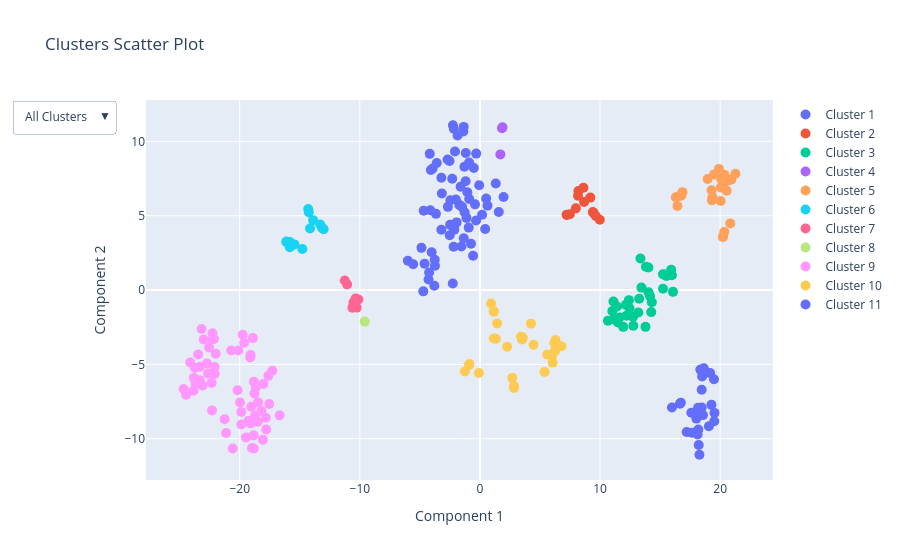

This figure's notebook cell:
### Code cell
fig

### Figure 1 — Plotly figure (JSON) as saved in the notebook; plotly's stock layout.template omitted (floating-point values rounded to 4 significant figures; data arrays with more than 128 entries replaced by an {"elided": "..."} marker saying what was removed)
{"data": [{"hoverinfo": "text", "hovertemplate": "%{text}<extra></extra>", "marker": {"size": 10}, "mode": "markers", "name": "Cluster 1", "text": [["ah", "INTJ"], ["alors", "ADV"], ["après", "ADV"], ["bah", "INTJ"], ["ben", "INTJ"], ["bon", "INTJ"], ["bref", "INTJ"], ["donc", "ADV"], ["enfin", "INTJ"], ["ensuite", "ADV"], ["euh", "INTJ"], ["finalement", "ADV"], ["franchement", "ADV"], ["genre", "INTJ"], ["hein", "INTJ"], ["hum", "INTJ"], ["justement", "ADV"], ["mh", "INTJ"], ["non", "ADV"], ["non", "INTJ"], ["oh", "INTJ"], ["ouais", "INTJ"], ["oui", "INTJ"], ["quoi", "INTJ"], ["voilà", "INTJ"], ["voilà", "VERB"]], "type": "scatter", "x": [18.02, 18.46, 18.79, 18.15, 18.47, 18.16, 19.51, 18.5, 16.73, 18.35, 18.57, 18.64, 19.16, 16.65, 17.64, 19.27, 19.48, 18.21, 18.12, 19.06, 17.6, 18.18, 15.98, 17.21, 19.53, 18.28], "y": [-8.644, -6.702, -5.495, -8.104, -7.897, -7.91, -8.827, -5.815, -7.571, -5.348, -8.41, -5.258, -5.586, -7.641, -9.588, -7.72, -5.993, -10.42, -9.71, -9.159, -8.251, -9.384, -7.903, -9.544, -8.26, -11.08]}, {"hoverinfo": "text", "hovertemplate": "%{text}<extra></extra>", "marker": {"size": 10}, "mode": "markers", "name": "Cluster 2", "text": [["ce", "PRON"], ["en", "PRON"], ["eux", "PRON"], ["lui", "PRON"], ["moi", "PRON"], ["ne", "ADV"], ["nous", "PRON"], ["on", "PRON"], ["soi", "PRON"], ["toi", "PRON"], ["vous", "PRON"], ["y", "PRON"], ["ça", "PRON"]], "type": "scatter", "x": [7.245, 9.45, 8.672, 7.983, 8.166, 9.979, 9.189, 7.487, 9.402, 8.195, 8.617, 9.64, 7.213], "y": [5.045, 5.196, 5.927, 5.497, 6.343, 4.73, 6.219, 5.097, 5.252, 6.655, 6.878, 4.981, 5.065]}, {"hoverinfo": "text", "hovertemplate": "%{text}<extra></extra>", "marker": {"size": 10}, "mode": "markers", "name": "Cluster 3", "text": [["après", "ADP"], ["beaucoup", "ADV"], ["bien", "ADV"], ["comme", "SCONJ"], ["comment", "ADV"], ["dès", "ADP"], ["déjà", "ADV"], ["forcément", "ADV"], ["jamais", "ADV"], ["juste", "ADV"], ["là", "ADV"], ["maintenant", "ADV"], ["même", "ADV"], ["où", "ADV"], ["où", "PRON"], ["pas", "ADV"], ["peut-être", "ADV"], ["plus", "ADV"], ["plutôt", "ADV"], ["pourquoi", "ADV"], ["puisque", "SCONJ"], ["quand", "SCONJ"], ["que", "PRON"], ["que", "SCONJ"], ["qui", "PRON"], ["si", "SCONJ"], ["souvent", "ADV"], ["surtout", "ADV"], ["toujours", "ADV"], ["tout", "ADV"], ["trop", "ADV"], ["vraiment", "ADV"]], "type": "scatter", "x": [15.24, 11.11, 11.41, 15.98, 14.04, 16.07, 12.16, 13.78, 10.66, 11.63, 13.26, 14.31, 12.19, 13.45, 14.03, 11.02, 12.77, 12.46, 11.93, 14.16, 15.92, 15.39, 13.82, 15.24, 13.36, 15.52, 14.26, 13.19, 11.15, 12.4, 12.75, 11.49], "y": [0.09364, -0.7702, -1.107, 1.002, -0.141, -0.119, -0.9938, -2.475, -2.064, -1.842, -0.5868, -0.8242, -1.73, 0.1657, 1.523, -1.414, -2.399, -1.229, -2.475, -0.4102, 1.368, 1.05, 1.566, 1.06, 2.126, 0.9513, -1.483, -1.503, -1.967, -0.6765, -1.801, -2.173]}, {"hoverinfo": "text", "hovertemplate": "%{text}<extra></extra>", "marker": {"size": 10}, "mode": "markers", "name": "Cluster 4", "text": [["avoir", "AUX"], ["faire", "AUX"], ["être", "AUX"]], "type": "scatter", "x": [1.876, 1.702, 1.841], "y": [10.95, 9.125, 10.89]}, {"hoverinfo": "text", "hovertemplate": "%{text}<extra></extra>", "marker": {"size": 10}, "mode": "markers", "name": "Cluster 5", "text": [["assez", "ADV"], ["avec", "ADP"], ["chez", "ADP"], ["comme", "ADP"], ["dans", "ADP"], ["de", "ADP"], ["devant", "ADP"], ["en", "ADP"], ["entre", "ADP"], ["et", "CCONJ"], ["hyper", "ADV"], ["mais", "CCONJ"], ["ni", "CCONJ"], ["ou", "CCONJ"], ["par", "ADP"], ["pendant", "ADP"], ["pour", "ADP"], ["que", "ADV"], ["sans", "ADP"], ["super", "ADV"], ["sur", "ADP"], ["très", "ADV"], ["vers", "ADP"], ["à", "ADP"]], "type": "scatter", "x": [16.3, 20.06, 19.36, 19.28, 20.93, 20.08, 21.27, 19.5, 18.96, 20.23, 16.86, 20.23, 20.84, 20.34, 19.9, 20.34, 20.05, 16.44, 19.32, 16.6, 20.69, 16.78, 20.54, 20.28], "y": [6.247, 6.894, 6.24, 6.716, 7.441, 7.466, 7.819, 7.78, 7.471, 3.567, 6.587, 3.59, 4.486, 3.906, 8.149, 7.761, 5.995, 5.655, 6.034, 6.327, 7.367, 6.367, 6.679, 7.151]}, {"hoverinfo": "text", "hovertemplate": "%{text}<extra></extra>", "marker": {"size": 10}, "mode": "markers", "name": "Cluster 6", "text": [["autre", "ADJ"], ["bon", "ADJ"], ["ce", "DET"], ["chaque", "DET"], ["du", "DET"], ["grand", "ADJ"], ["le", "DET"], ["même", "ADJ"], ["petit", "ADJ"], ["premier", "ADJ"], ["quelque", "DET"], ["son", "DET"], ["tout", "ADJ"], ["un", "DET"]], "type": "scatter", "x": [-15.82, -15.8, -13.89, -14.3, -13.01, -15.83, -13.3, -16.12, -15.45, -16.11, -14.25, -14.14, -14.78, -13.14], "y": [3.226, 2.928, 4.703, 5.447, 4.089, 2.884, 4.411, 3.237, 3.072, 3.266, 5.232, 4.141, 2.766, 4.173]}, {"hoverinfo": "text", "hovertemplate": "%{text}<extra></extra>", "marker": {"size": 10}, "mode": "markers", "name": "Cluster 7", "text": [["cinq", "NUM"], ["des", "DET"], ["deux", "NUM"], ["dix", "NUM"], ["les", "DET"], ["quatre", "NUM"], ["six", "NUM"], ["trois", "NUM"]], "type": "scatter", "x": [-10.26, -11.05, -10.47, -10.62, -11.25, -10.11, -10.35, -10.53], "y": [-1.178, 0.3749, -1.034, -1.186, 0.6489, -0.6313, -0.5644, -0.8399]}, {"hoverinfo": "text", "hovertemplate": "%{text}<extra></extra>", "marker": {"size": 10}, "mode": "markers", "name": "Cluster 8", "text": [["mille", "NUM"]], "type": "scatter", "x": [-9.596], "y": [-2.121]}, {"hoverinfo": "text", "hovertemplate": "%{text}<extra></extra>", "marker": {"size": 10}, "mode": "markers", "name": "Cluster 9", "text": [["__undefined__", "NOUN"], ["activité", "NOUN"], ["air", "NOUN"], ["ami", "NOUN"], ["amie", "NOUN"], ["année", "NOUN"], ["avion", "NOUN"], ["aéroport", "NOUN"], ["bout", "NOUN"], ["bus", "NOUN"], ["chien", "NOUN"], ["chose", "NOUN"], ["classe", "NOUN"], ["coup", "NOUN"], ["cours", "NOUN"], ["côté", "NOUN"], ["droit", "NOUN"], ["début", "NOUN"], ["enfant", "NOUN"], ["fac", "NOUN"], ["fille", "NOUN"], ["final", "NOUN"], ["fois", "NOUN"], ["frère", "NOUN"], ["gens", "NOUN"], ["heure", "NOUN"], ["histoire", "NOUN"], ["impression", "NOUN"], ["jour", "NOUN"], ["lycée", "NOUN"], ["maison", "NOUN"], ["matin", "NOUN"], ["moins", "ADV"], ["moment", "NOUN"], ["monde", "NOUN"], ["mère", "NOUN"], ["parent", "NOUN"], ["personne", "NOUN"], ["peu", "NOUN"], ["photo", "NOUN"], ["place", "NOUN"], ["plage", "NOUN"], ["père", "NOUN"], ["question", "NOUN"], ["rue", "NOUN"], ["salle", "NOUN"], ["scène", "NOUN"], ["semaine", "NOUN"], ["soir", "NOUN"], ["souvenir", "NOUN"], ["temps", "NOUN"], ["tour", "NOUN"], ["travail", "NOUN"], ["truc", "NOUN"], ["tête", "NOUN"], ["vie", "NOUN"], ["ville", "NOUN"], ["voiture", "NOUN"], ["voyage", "NOUN"], ["école", "NOUN"]], "type": "scatter", "x": [-19.97, -22.27, -21.13, -19.63, -19.75, -22.63, -19.87, -20.58, -18.84, -19.48, -18.66, -22.0, -22.73, -18.98, -18.02, -17.83, -21.25, -18.5, -17.61, -24.46, -23.45, -18.83, -22.08, -19.12, -17.28, -23.17, -22.08, -22.31, -18.47, -19.26, -23.34, -18.07, -16.68, -18.19, -19.1, -20.12, -18.9, -22.55, -17.54, -22.26, -23.29, -24.67, -19.09, -22.14, -23.67, -23.84, -24.12, -23.0, -17.79, -18.82, -18.71, -20.17, -19.86, -18.77, -23.73, -20.71, -23.82, -23.09, -19.04, -22.34], "y": [-7.561, -3.326, -9.608, -3.54, -3.007, -5.619, -8.203, -10.66, -9.772, -9.919, -6.574, -4.286, -4.941, -10.63, -6.31, -8.587, -8.693, -8.856, -5.77, -7.036, -4.332, -10.66, -5.177, -4.534, -5.42, -2.62, -5.642, -8.092, -7.546, -8.784, -6.059, -10.07, -8.426, -8.126, -8.964, -4.069, -3.231, -3.867, -7.665, -2.912, -5.156, -6.65, -4.366, -3.29, -6.298, -6.776, -4.872, -3.33, -9.37, -6.169, -8.428, -6.738, -9.043, -6.958, -5.244, -4.067, -5.907, -6.422, -7.849, -6.244]}, {"hoverinfo": "text", "hovertemplate": "%{text}<extra></extra>", "marker": {"size": 10}, "mode": "markers", "name": "Cluster 10", "text": [["Paris", "PROPN"], ["XXX", "X"], ["an", "NOUN"], ["aussi", "ADV"], ["celui", "PRON"], ["compte", "NOUN"], ["dedans", "ADV"], ["encore", "ADV"], ["ensemble", "ADV"], ["envie", "NOUN"], ["etc", "ADV"], ["fait", "NOUN"], ["gros", "ADJ"], ["loin", "ADV"], ["longtemps", "ADV"], ["là-bas", "ADV"], ["mal", "ADV"], ["oui", "ADV"], ["partout", "ADV"], ["peur", "NOUN"], ["plein", "ADV"], ["quelqu'un", "PRON"], ["quoi", "PRON"], ["rien", "PRON"], ["suite", "NOUN"], ["tout", "PRON"], ["un", "PRON"]], "type": "scatter", "x": [-0.08995, 3.51, 2.263, 6.25, 0.9254, 2.694, 6.052, 6.791, 5.599, 2.835, 5.382, -0.8674, -0.9161, 4.459, 6.194, 6.002, 1.154, 3.564, 6.29, 2.829, 4.248, 1.134, 3.422, 1.323, -1.259, 1.425, 1.16], "y": [-5.581, -3.324, -3.812, -4.091, -0.9, -5.906, -4.877, -3.776, -4.334, -6.589, -5.508, -4.973, -5.042, -3.674, -3.565, -4.422, -3.256, -3.192, -3.357, -6.453, -2.257, -1.411, -3.145, -3.272, -5.475, -2.242, -1.464]}, {"hoverinfo": "text", "hovertemplate": "%{text}<extra></extra>", "marker": {"size": 10}, "mode": "markers", "name": "Cluster 11", "text": {"elided": "67x2 str values"}, "type": "scatter", "x": [-1.181, -3.21, -0.3119, -2.694, -2.46, -0.5702, -1.292, -0.9039, -4.278, -4.607, 1.968, -0.9356, -4.234, -4.133, -3.169, -0.5083, -3.763, -2.247, -1.715, -2.192, -4.082, -2.006, 0.1789, -4.682, -0.7457, -1.604, -3.662, -0.894, -4.178, -2.079, -6.004, -3.797, 0.5194, 0.6277, 1.315, -1.123, -3.746, -3.211, -1.275, -2.515, -1.483, -2.172, -0.06022, -3.937, -0.3215, 1.57, -1.353, -0.4105, -1.545, 0.4338, -2.13, -2.482, -1.348, -1.861, -4.716, -1.943, -1.385, -5.557, -4.021, -2.261, -2.307, -1.194, -2.669, -1.045, -3.594, -4.87, -2.529], "y": [9.221, 7.55, 9.178, 8.783, 6.036, 2.313, 8.298, 8.575, 0.7135, 1.777, 6.262, 4.201, 1.179, 5.373, 6.496, 8.211, 2.041, 11.09, 5.73, 2.909, 8.074, 6.091, 5.068, 5.338, 3.114, 6.956, 5.126, 6.125, 9.163, 9.326, 1.973, 0.2955, 6.157, 5.682, 7.171, 4.854, 1.642, 4.053, 5.237, 3.692, 5.594, 10.84, 7.047, 8.173, 4.677, 5.249, 10.98, 5.765, 2.926, 4.105, 4.067, 4.386, 3.486, 10.4, -0.08734, 4.553, 10.67, 1.736, 2.543, 0.4442, 7.492, 7.317, 5.598, 6.581, 8.546, 2.841, 8.676]}], "layout": {"title": {"text": "Clusters Scatter Plot"}, "updatemenus": [{"buttons": [{"args": [{"visible": [true, true, true, true, true, true, true, true, true, true, true]}, {"title": "All Clusters"}], "label": "All Clusters", "method": "update"}, {"args": [{"visible": [true, false, false, false, false, false, false, false, false, false, false]}, {"title": "Cluster 1"}], "label": "Cluster 1", "method": "update"}, {"args": [{"visible": [false, true, false, false, false, false, false, false, false, false, false]}, {"title": "Cluster 2"}], "label": "Cluster 2", "method": "update"}, {"args": [{"visible": [false, false, true, false, false, false, false, false, false, false, false]}, {"title": "Cluster 3"}], "label": "Cluster 3", "method": "update"}, {"args": [{"visible": [false, false, false, true, false, false, false, false, false, false, false]}, {"title": "Cluster 4"}], "label": "Cluster 4", "method": "update"}, {"args": [{"visible": [false, false, false, false, true, false, false, false, false, false, false]}, {"title": "Cluster 5"}], "label": "Cluster 5", "method": "update"}, {"args": [{"visible": [false, false, false, false, false, true, false, false, false, false, false]}, {"title": "Cluster 6"}], "label": "Cluster 6", "method": "update"}, {"args": [{"visible": [false, false, false, false, false, false, true, false, false, false, false]}, {"title": "Cluster 7"}], "label": "Cluster 7", "method": "update"}, {"args": [{"visible": [false, false, false, false, false, false, false, true, false, false, false]}, {"title": "Cluster 8"}], "label": "Cluster 8", "method": "update"}, {"args": [{"visible": [false, false, false, false, false, false, false, false, true, false, false]}, {"title": "Cluster 9"}], "label": "Cluster 9", "method": "update"}, {"args": [{"visible": [false, false, false, false, false, false, false, false, false, true, false]}, {"title": "Cluster 10"}], "label": "Cluster 10", "method": "update"}, {"args": [{"visible": [false, false, false, false, false, false, false, false, false, false, true]}, {"title": "Cluster 11"}], "label": "Cluster 11", "method": "update"}], "direction": "down", "showactive": true}], "xaxis": {"title": {"text": "Component 1"}}, "yaxis": {"title": {"text": "Component 2"}}}}
